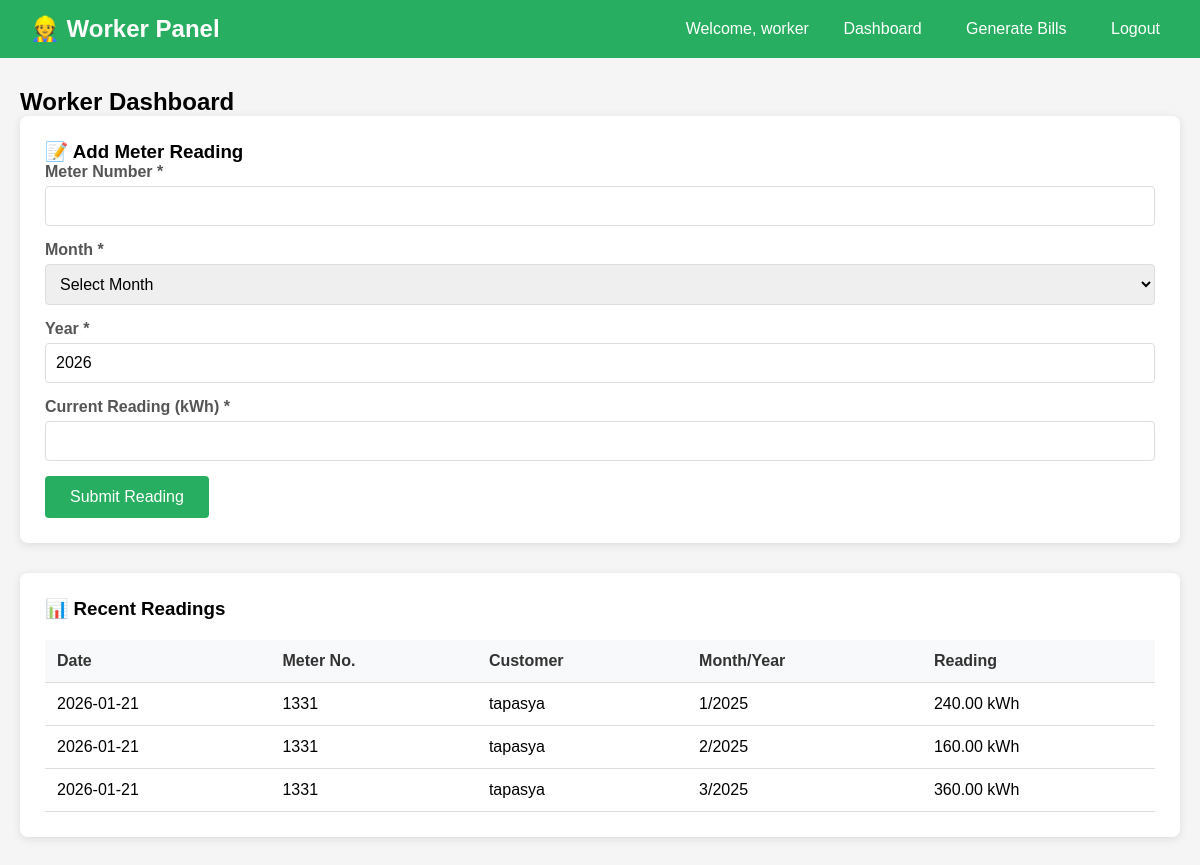
The page /worker.php (signed in) on the database its author committed.
### tables this page shows
CREATE TABLE IF NOT EXISTS `readings` (
  `id` int(11) NOT NULL AUTO_INCREMENT,
  `number` int(11) DEFAULT NULL,
  `month` int(11) DEFAULT NULL,
  `year` int(11) DEFAULT NULL,
  `reading` decimal(10,2) DEFAULT NULL,
  `read_date` date DEFAULT NULL,
  PRIMARY KEY (`id`)
);

CREATE TABLE IF NOT EXISTS `customer` (
  `number` int(11) NOT NULL,
  `name` varchar(100) NOT NULL,
  `phone` varchar(15) DEFAULT NULL,
  `address` text,
  `email` varchar(100) DEFAULT NULL,
  `category` varchar(20) DEFAULT 'household',
  `reg_date` date DEFAULT NULL,
  PRIMARY KEY (`number`)
);

### worker.php (the view, shortened to what this page needs)
<?php
include "config.php";
?>
<!DOCTYPE html>
<html>
<head>
</head>
<body>
    <div class="header">
        <div class="logo">👷 Worker Panel</div>
        <div class="nav">
            <span>Welcome, <?php echo $_SESSION['username']; ?></span>
            <a href="worker.php">Dashboard</a>
            <a href="generate_bill.php">Generate Bills</a>
            <a href="logout.php">Logout</a>
        </div>
    </div>
    <div class="container">
        <h2>Worker Dashboard</h2>
        <div class="card">
            <h3>📝 Add Meter Reading</h3>
            <form method="POST" action="">
                <div class="form-group">
                    <label>Meter Number *</label>
                    <input type="number" name="number" required min="1000" max="99999">
                </div>
                <div class="form-group">
                    <label>Month *</label>
                    <select name="month" required>
                        <option value="">Select Month</option>
                    </select>
                </div>
                <div class="form-group">
                    <label>Year *</label>
                    <input type="number" name="year" value="<?php echo date('Y'); ?>" required>
                </div>
                <div class="form-group">
                    <label>Current Reading (kWh) *</label>
                    <input type="number" step="0.01" name="reading" min="0" required>
                </div>
                <button type="submit" name="submit" class="btn">Submit Reading</button>
            </form>
        </div>
        <div class="card">
            <h3>📊 Recent Readings</h3>
            <?php
            $sql = "SELECT r.*, c.name FROM readings r
                    JOIN customer c ON r.number = c.number
                    ORDER BY r.read_date DESC LIMIT 15";
            $result = mysqli_query($conn, $sql);
            if (mysqli_num_rows($result) > 0): ?>
                <table>
                    <thead>
                        <tr>
                            <th>Date</th>
                            <th>Meter No.</th>
                            <th>Customer</th>
                            <th>Month/Year</th>
                            <th>Reading</th>
                        </tr>
                    </thead>
                    <tbody>
                        <?php while($row = mysqli_fetch_assoc($result)): ?>
                        <tr>
                            <td><?php echo $row['read_date']; ?></td>
                            <td><?php echo $row['number']; ?></td>
                            <td><?php echo htmlspecialchars($row['name']); ?></td>
                            <td><?php echo $row['month'] . '/' . $row['year']; ?></td>
                            <td><?php echo $row['reading']; ?> kWh</td>
                        </tr>
                        <?php endwhile; ?>
                    </tbody>
                </table>
            <?php else: ?>
                <p>No readings found.</p>
            <?php endif; ?>
        </div>
    </div>
</body>
</html>

### worker.php (style rules this page uses)
* { margin: 0; padding: 0; box-sizing: border-box; }
body { font-family: Arial, sans-serif; background: #f5f5f5; }
.header { background: #27ae60; color: white; padding: 15px 30px; display: flex; justify-content: space-between; align-items: center; }
.logo { font-size: 24px; font-weight: bold; }
.nav a { color: white; text-decoration: none; margin-left: 20px; padding: 5px 10px; border-radius: 3px; transition: background 0.3s; }
.container { max-width: 1200px; margin: 30px auto; padding: 0 20px; }
.card { background: white; border-radius: 8px; padding: 25px; margin-bottom: 30px; box-shadow: 0 2px 10px rgba(0,0,0,0.1); }
.form-group { margin-bottom: 15px; }
label { display: block; margin-bottom: 5px; color: #555; font-weight: bold; }
input, select { width: 100%; padding: 10px; border: 1px solid #ddd; border-radius: 4px; font-size: 16px; }
.btn { background: #27ae60; color: white; padding: 12px 25px; border: none; border-radius: 4px; cursor: pointer; font-size: 16px; transition: background 0.3s; }
table { width: 100%; border-collapse: collapse; margin-top: 20px; }
th, td { padding: 12px; text-align: left; border-bottom: 1px solid #ddd; }
th { background: #f8f9fa; font-weight: bold; color: #333; }

### rows shown on the page
readings: read_date "2026-01-21", number "1331", customer.name "tapasya", month "1", year "2025", reading "240.00"
readings: read_date "2026-01-21", number "1331", customer.name "tapasya", month "2", year "2025", reading "160.00"
readings: read_date "2026-01-21", number "1331", customer.name "tapasya", month "3", year "2025", reading "360.00"

### other values the page prints
$_SESSION['username'] "worker"
